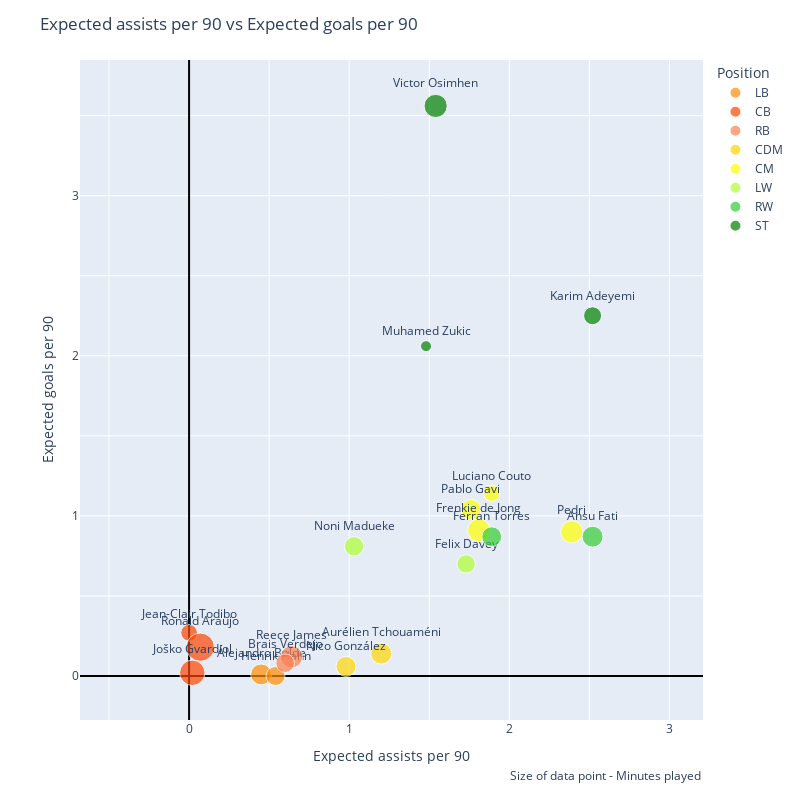
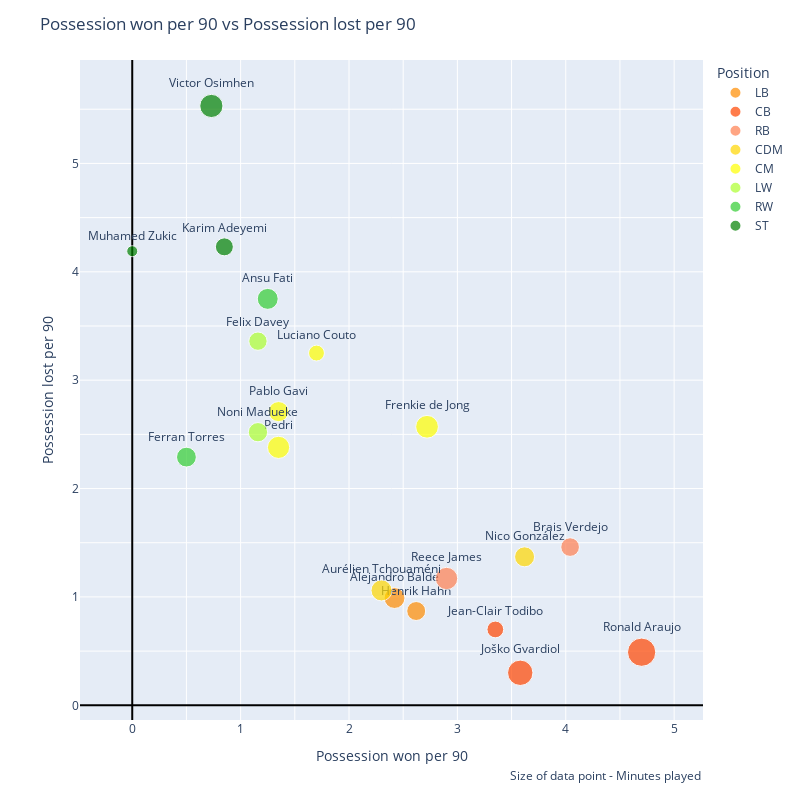
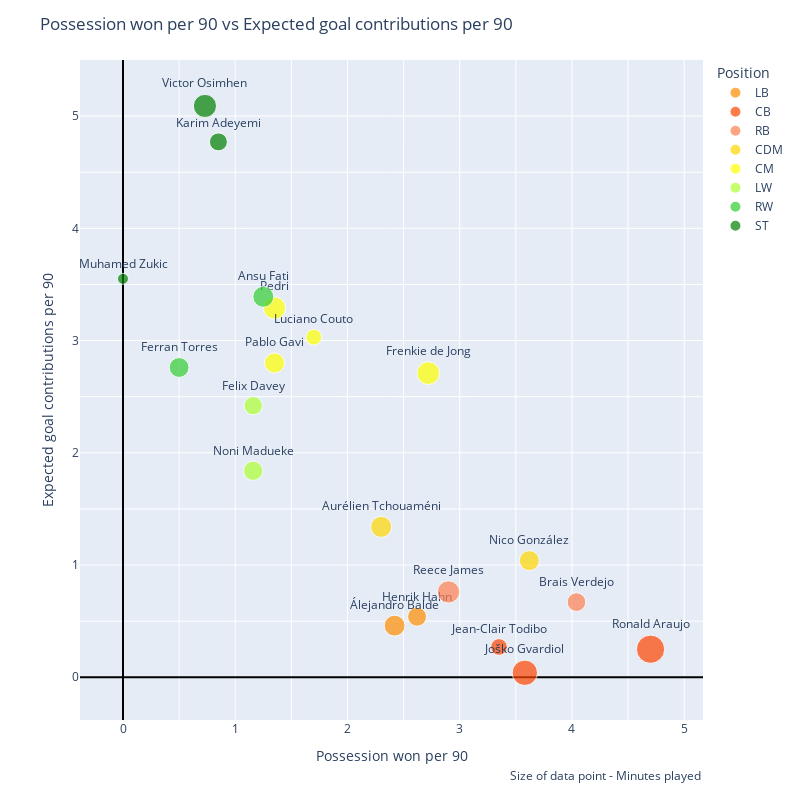

Notebook source saved alongside these figures, in order:
### Code cell
scatter_chart('xAp90', 'xGp90')
scatter_chart('PossessionWonp90', 'PossessionLostp90')
scatter_chart('PossessionWonp90', 'xGCp90')

### Figure 1 — Plotly figure (JSON) as saved in the notebook; plotly's stock layout.template omitted (floating-point values rounded to 4 significant figures)
{"data": [{"customdata": [["Álejandro Balde"], ["Henrik Hahn"]], "hovertemplate": "Position=LB<br>Expected assists per 90=%{x}<br>Expected goals per 90=%{y}<br>Minutes played=%{marker.size}<br>Name=%{customdata[0]}<extra></extra>", "legendgroup": "LB", "marker": {"color": "darkorange", "size": [1004, 826], "sizemode": "area", "sizeref": 4.6, "symbol": "circle"}, "mode": "markers+text", "name": "LB", "orientation": "v", "showlegend": true, "text": ["Álejandro Balde", "Henrik Hahn"], "textposition": "top center", "type": "scatter", "x": [0.45, 0.54], "xaxis": "x", "y": [0.01, 0], "yaxis": "y"}, {"customdata": [["Jean-Clair Todibo"], ["Joško Gvardiol"], ["Ronald Araujo"]], "hovertemplate": "Position=CB<br>Expected assists per 90=%{x}<br>Expected goals per 90=%{y}<br>Minutes played=%{marker.size}<br>Name=%{customdata[0]}<extra></extra>", "legendgroup": "CB", "marker": {"color": "orangered", "size": [645, 1484, 1840], "sizemode": "area", "sizeref": 4.6, "symbol": "circle"}, "mode": "markers+text", "name": "CB", "orientation": "v", "showlegend": true, "text": ["Jean-Clair Todibo", "Joško Gvardiol", "Ronald Araujo"], "textposition": "top center", "type": "scatter", "x": [0, 0.02, 0.07], "xaxis": "x", "y": [0.27, 0.02, 0.18], "yaxis": "y"}, {"customdata": [["Reece James"], ["Brais Verdejo"]], "hovertemplate": "Position=RB<br>Expected assists per 90=%{x}<br>Expected goals per 90=%{y}<br>Minutes played=%{marker.size}<br>Name=%{customdata[0]}<extra></extra>", "legendgroup": "RB", "marker": {"color": "coral", "size": [1149, 801], "sizemode": "area", "sizeref": 4.6, "symbol": "circle"}, "mode": "markers+text", "name": "RB", "orientation": "v", "showlegend": true, "text": ["Reece James", "Brais Verdejo"], "textposition": "top center", "type": "scatter", "x": [0.64, 0.6], "xaxis": "x", "y": [0.12, 0.08], "yaxis": "y"}, {"customdata": [["Aurélien Tchouaméni"], ["Nico González"]], "hovertemplate": "Position=CDM<br>Expected assists per 90=%{x}<br>Expected goals per 90=%{y}<br>Minutes played=%{marker.size}<br>Name=%{customdata[0]}<extra></extra>", "legendgroup": "CDM", "marker": {"color": "gold", "size": [1018, 920], "sizemode": "area", "sizeref": 4.6, "symbol": "circle"}, "mode": "markers+text", "name": "CDM", "orientation": "v", "showlegend": true, "text": ["Aurélien Tchouaméni", "Nico González"], "textposition": "top center", "type": "scatter", "x": [1.2, 0.98], "xaxis": "x", "y": [0.14, 0.06], "yaxis": "y"}, {"customdata": [["Luciano Couto"], ["Pablo Gavi"], ["Pedri"], ["Frenkie de Jong"]], "hovertemplate": "Position=CM<br>Expected assists per 90=%{x}<br>Expected goals per 90=%{y}<br>Minutes played=%{marker.size}<br>Name=%{customdata[0]}<extra></extra>", "legendgroup": "CM", "marker": {"color": "yellow", "size": [582, 930, 1135, 1191], "sizemode": "area", "sizeref": 4.6, "symbol": "circle"}, "mode": "markers+text", "name": "CM", "orientation": "v", "showlegend": true, "text": ["Luciano Couto", "Pablo Gavi", "Pedri", "Frenkie de Jong"], "textposition": "top center", "type": "scatter", "x": [1.89, 1.76, 2.39, 1.81], "xaxis": "x", "y": [1.14, 1.04, 0.9, 0.91], "yaxis": "y"}, {"customdata": [["Felix Davey"], ["Noni Madueke"]], "hovertemplate": "Position=LW<br>Expected assists per 90=%{x}<br>Expected goals per 90=%{y}<br>Minutes played=%{marker.size}<br>Name=%{customdata[0]}<extra></extra>", "legendgroup": "LW", "marker": {"color": "greenyellow", "size": [776, 857], "sizemode": "area", "sizeref": 4.6, "symbol": "circle"}, "mode": "markers+text", "name": "LW", "orientation": "v", "showlegend": true, "text": ["Felix Davey", "Noni Madueke"], "textposition": "top center", "type": "scatter", "x": [1.73, 1.03], "xaxis": "x", "y": [0.7, 0.81], "yaxis": "y"}, {"customdata": [["Ansu Fati"], ["Ferran Torres"]], "hovertemplate": "Position=RW<br>Expected assists per 90=%{x}<br>Expected goals per 90=%{y}<br>Minutes played=%{marker.size}<br>Name=%{customdata[0]}<extra></extra>", "legendgroup": "RW", "marker": {"color": "limegreen", "size": [1009, 904], "sizemode": "area", "sizeref": 4.6, "symbol": "circle"}, "mode": "markers+text", "name": "RW", "orientation": "v", "showlegend": true, "text": ["Ansu Fati", "Ferran Torres"], "textposition": "top center", "type": "scatter", "x": [2.52, 1.89], "xaxis": "x", "y": [0.87, 0.87], "yaxis": "y"}, {"customdata": [["Muhamed Zukic"], ["Karim Adeyemi"], ["Victor Osimhen"]], "hovertemplate": "Position=ST<br>Expected assists per 90=%{x}<br>Expected goals per 90=%{y}<br>Minutes played=%{marker.size}<br>Name=%{customdata[0]}<extra></extra>", "legendgroup": "ST", "marker": {"color": "green", "size": [279, 744, 1237], "sizemode": "area", "sizeref": 4.6, "symbol": "circle"}, "mode": "markers+text", "name": "ST", "orientation": "v", "showlegend": true, "text": ["Muhamed Zukic", "Karim Adeyemi", "Victor Osimhen"], "textposition": "top center", "type": "scatter", "x": [1.48, 2.52, 1.54], "xaxis": "x", "y": [2.06, 2.25, 3.56], "yaxis": "y"}], "layout": {"annotations": [{"showarrow": false, "text": "Size of data point - Minutes played", "x": 1, "xanchor": "right", "xref": "paper", "xshift": 0, "y": -0.1, "yanchor": "auto", "yref": "paper", "yshift": 0}], "height": 800, "legend": {"itemsizing": "constant", "title": {"text": "Position"}, "tracegroupgap": 0}, "margin": {"t": 60}, "title": {"text": "Expected assists per 90 vs Expected goals per 90"}, "width": 800, "xaxis": {"anchor": "y", "domain": [0, 1], "dtick": 0.5, "scaleanchor": "y", "scaleratio": 1, "tick0": 0, "ticklabelstep": 2, "title": {"text": "Expected assists per 90"}, "zeroline": true, "zerolinecolor": "Black", "zerolinewidth": 2}, "yaxis": {"anchor": "x", "domain": [0, 1], "dtick": 0.5, "scaleanchor": "x", "scaleratio": 1, "tick0": 0, "ticklabelstep": 2, "title": {"text": "Expected goals per 90"}, "zeroline": true, "zerolinecolor": "Black", "zerolinewidth": 2}}}

### Figure 2 — Plotly figure (JSON) as saved in the notebook; plotly's stock layout.template omitted (floating-point values rounded to 4 significant figures)
{"data": [{"customdata": [["Álejandro Balde"], ["Henrik Hahn"]], "hovertemplate": "Position=LB<br>Possession won per 90=%{x}<br>Possession lost per 90=%{y}<br>Minutes played=%{marker.size}<br>Name=%{customdata[0]}<extra></extra>", "legendgroup": "LB", "marker": {"color": "darkorange", "size": [1004, 826], "sizemode": "area", "sizeref": 4.6, "symbol": "circle"}, "mode": "markers+text", "name": "LB", "orientation": "v", "showlegend": true, "text": ["Álejandro Balde", "Henrik Hahn"], "textposition": "top center", "type": "scatter", "x": [2.42, 2.62], "xaxis": "x", "y": [0.99, 0.87], "yaxis": "y"}, {"customdata": [["Jean-Clair Todibo"], ["Joško Gvardiol"], ["Ronald Araujo"]], "hovertemplate": "Position=CB<br>Possession won per 90=%{x}<br>Possession lost per 90=%{y}<br>Minutes played=%{marker.size}<br>Name=%{customdata[0]}<extra></extra>", "legendgroup": "CB", "marker": {"color": "orangered", "size": [645, 1484, 1840], "sizemode": "area", "sizeref": 4.6, "symbol": "circle"}, "mode": "markers+text", "name": "CB", "orientation": "v", "showlegend": true, "text": ["Jean-Clair Todibo", "Joško Gvardiol", "Ronald Araujo"], "textposition": "top center", "type": "scatter", "x": [3.35, 3.58, 4.7], "xaxis": "x", "y": [0.7, 0.3, 0.49], "yaxis": "y"}, {"customdata": [["Reece James"], ["Brais Verdejo"]], "hovertemplate": "Position=RB<br>Possession won per 90=%{x}<br>Possession lost per 90=%{y}<br>Minutes played=%{marker.size}<br>Name=%{customdata[0]}<extra></extra>", "legendgroup": "RB", "marker": {"color": "coral", "size": [1149, 801], "sizemode": "area", "sizeref": 4.6, "symbol": "circle"}, "mode": "markers+text", "name": "RB", "orientation": "v", "showlegend": true, "text": ["Reece James", "Brais Verdejo"], "textposition": "top center", "type": "scatter", "x": [2.9, 4.04], "xaxis": "x", "y": [1.17, 1.46], "yaxis": "y"}, {"customdata": [["Aurélien Tchouaméni"], ["Nico González"]], "hovertemplate": "Position=CDM<br>Possession won per 90=%{x}<br>Possession lost per 90=%{y}<br>Minutes played=%{marker.size}<br>Name=%{customdata[0]}<extra></extra>", "legendgroup": "CDM", "marker": {"color": "gold", "size": [1018, 920], "sizemode": "area", "sizeref": 4.6, "symbol": "circle"}, "mode": "markers+text", "name": "CDM", "orientation": "v", "showlegend": true, "text": ["Aurélien Tchouaméni", "Nico González"], "textposition": "top center", "type": "scatter", "x": [2.3, 3.62], "xaxis": "x", "y": [1.06, 1.37], "yaxis": "y"}, {"customdata": [["Luciano Couto"], ["Pablo Gavi"], ["Pedri"], ["Frenkie de Jong"]], "hovertemplate": "Position=CM<br>Possession won per 90=%{x}<br>Possession lost per 90=%{y}<br>Minutes played=%{marker.size}<br>Name=%{customdata[0]}<extra></extra>", "legendgroup": "CM", "marker": {"color": "yellow", "size": [582, 930, 1135, 1191], "sizemode": "area", "sizeref": 4.6, "symbol": "circle"}, "mode": "markers+text", "name": "CM", "orientation": "v", "showlegend": true, "text": ["Luciano Couto", "Pablo Gavi", "Pedri", "Frenkie de Jong"], "textposition": "top center", "type": "scatter", "x": [1.7, 1.35, 1.35, 2.72], "xaxis": "x", "y": [3.25, 2.71, 2.38, 2.57], "yaxis": "y"}, {"customdata": [["Felix Davey"], ["Noni Madueke"]], "hovertemplate": "Position=LW<br>Possession won per 90=%{x}<br>Possession lost per 90=%{y}<br>Minutes played=%{marker.size}<br>Name=%{customdata[0]}<extra></extra>", "legendgroup": "LW", "marker": {"color": "greenyellow", "size": [776, 857], "sizemode": "area", "sizeref": 4.6, "symbol": "circle"}, "mode": "markers+text", "name": "LW", "orientation": "v", "showlegend": true, "text": ["Felix Davey", "Noni Madueke"], "textposition": "top center", "type": "scatter", "x": [1.16, 1.16], "xaxis": "x", "y": [3.36, 2.52], "yaxis": "y"}, {"customdata": [["Ansu Fati"], ["Ferran Torres"]], "hovertemplate": "Position=RW<br>Possession won per 90=%{x}<br>Possession lost per 90=%{y}<br>Minutes played=%{marker.size}<br>Name=%{customdata[0]}<extra></extra>", "legendgroup": "RW", "marker": {"color": "limegreen", "size": [1009, 904], "sizemode": "area", "sizeref": 4.6, "symbol": "circle"}, "mode": "markers+text", "name": "RW", "orientation": "v", "showlegend": true, "text": ["Ansu Fati", "Ferran Torres"], "textposition": "top center", "type": "scatter", "x": [1.25, 0.5], "xaxis": "x", "y": [3.75, 2.29], "yaxis": "y"}, {"customdata": [["Muhamed Zukic"], ["Karim Adeyemi"], ["Victor Osimhen"]], "hovertemplate": "Position=ST<br>Possession won per 90=%{x}<br>Possession lost per 90=%{y}<br>Minutes played=%{marker.size}<br>Name=%{customdata[0]}<extra></extra>", "legendgroup": "ST", "marker": {"color": "green", "size": [279, 744, 1237], "sizemode": "area", "sizeref": 4.6, "symbol": "circle"}, "mode": "markers+text", "name": "ST", "orientation": "v", "showlegend": true, "text": ["Muhamed Zukic", "Karim Adeyemi", "Victor Osimhen"], "textposition": "top center", "type": "scatter", "x": [0, 0.85, 0.73], "xaxis": "x", "y": [4.19, 4.23, 5.53], "yaxis": "y"}], "layout": {"annotations": [{"showarrow": false, "text": "Size of data point - Minutes played", "x": 1, "xanchor": "right", "xref": "paper", "xshift": 0, "y": -0.1, "yanchor": "auto", "yref": "paper", "yshift": 0}], "height": 800, "legend": {"itemsizing": "constant", "title": {"text": "Position"}, "tracegroupgap": 0}, "margin": {"t": 60}, "title": {"text": "Possession won per 90 vs Possession lost per 90"}, "width": 800, "xaxis": {"anchor": "y", "domain": [0, 1], "dtick": 0.5, "scaleanchor": "y", "scaleratio": 1, "tick0": 0, "ticklabelstep": 2, "title": {"text": "Possession won per 90"}, "zeroline": true, "zerolinecolor": "Black", "zerolinewidth": 2}, "yaxis": {"anchor": "x", "domain": [0, 1], "dtick": 0.5, "scaleanchor": "x", "scaleratio": 1, "tick0": 0, "ticklabelstep": 2, "title": {"text": "Possession lost per 90"}, "zeroline": true, "zerolinecolor": "Black", "zerolinewidth": 2}}}

### Figure 3 — Plotly figure (JSON) as saved in the notebook; plotly's stock layout.template omitted (floating-point values rounded to 4 significant figures)
{"data": [{"customdata": [["Álejandro Balde"], ["Henrik Hahn"]], "hovertemplate": "Position=LB<br>Possession won per 90=%{x}<br>Expected goal contributions per 90=%{y}<br>Minutes played=%{marker.size}<br>Name=%{customdata[0]}<extra></extra>", "legendgroup": "LB", "marker": {"color": "darkorange", "size": [1004, 826], "sizemode": "area", "sizeref": 4.6, "symbol": "circle"}, "mode": "markers+text", "name": "LB", "orientation": "v", "showlegend": true, "text": ["Álejandro Balde", "Henrik Hahn"], "textposition": "top center", "type": "scatter", "x": [2.42, 2.62], "xaxis": "x", "y": [0.46, 0.54], "yaxis": "y"}, {"customdata": [["Jean-Clair Todibo"], ["Joško Gvardiol"], ["Ronald Araujo"]], "hovertemplate": "Position=CB<br>Possession won per 90=%{x}<br>Expected goal contributions per 90=%{y}<br>Minutes played=%{marker.size}<br>Name=%{customdata[0]}<extra></extra>", "legendgroup": "CB", "marker": {"color": "orangered", "size": [645, 1484, 1840], "sizemode": "area", "sizeref": 4.6, "symbol": "circle"}, "mode": "markers+text", "name": "CB", "orientation": "v", "showlegend": true, "text": ["Jean-Clair Todibo", "Joško Gvardiol", "Ronald Araujo"], "textposition": "top center", "type": "scatter", "x": [3.35, 3.58, 4.7], "xaxis": "x", "y": [0.27, 0.04, 0.25], "yaxis": "y"}, {"customdata": [["Reece James"], ["Brais Verdejo"]], "hovertemplate": "Position=RB<br>Possession won per 90=%{x}<br>Expected goal contributions per 90=%{y}<br>Minutes played=%{marker.size}<br>Name=%{customdata[0]}<extra></extra>", "legendgroup": "RB", "marker": {"color": "coral", "size": [1149, 801], "sizemode": "area", "sizeref": 4.6, "symbol": "circle"}, "mode": "markers+text", "name": "RB", "orientation": "v", "showlegend": true, "text": ["Reece James", "Brais Verdejo"], "textposition": "top center", "type": "scatter", "x": [2.9, 4.04], "xaxis": "x", "y": [0.76, 0.67], "yaxis": "y"}, {"customdata": [["Aurélien Tchouaméni"], ["Nico González"]], "hovertemplate": "Position=CDM<br>Possession won per 90=%{x}<br>Expected goal contributions per 90=%{y}<br>Minutes played=%{marker.size}<br>Name=%{customdata[0]}<extra></extra>", "legendgroup": "CDM", "marker": {"color": "gold", "size": [1018, 920], "sizemode": "area", "sizeref": 4.6, "symbol": "circle"}, "mode": "markers+text", "name": "CDM", "orientation": "v", "showlegend": true, "text": ["Aurélien Tchouaméni", "Nico González"], "textposition": "top center", "type": "scatter", "x": [2.3, 3.62], "xaxis": "x", "y": [1.34, 1.04], "yaxis": "y"}, {"customdata": [["Luciano Couto"], ["Pablo Gavi"], ["Pedri"], ["Frenkie de Jong"]], "hovertemplate": "Position=CM<br>Possession won per 90=%{x}<br>Expected goal contributions per 90=%{y}<br>Minutes played=%{marker.size}<br>Name=%{customdata[0]}<extra></extra>", "legendgroup": "CM", "marker": {"color": "yellow", "size": [582, 930, 1135, 1191], "sizemode": "area", "sizeref": 4.6, "symbol": "circle"}, "mode": "markers+text", "name": "CM", "orientation": "v", "showlegend": true, "text": ["Luciano Couto", "Pablo Gavi", "Pedri", "Frenkie de Jong"], "textposition": "top center", "type": "scatter", "x": [1.7, 1.35, 1.35, 2.72], "xaxis": "x", "y": [3.03, 2.8, 3.29, 2.71], "yaxis": "y"}, {"customdata": [["Felix Davey"], ["Noni Madueke"]], "hovertemplate": "Position=LW<br>Possession won per 90=%{x}<br>Expected goal contributions per 90=%{y}<br>Minutes played=%{marker.size}<br>Name=%{customdata[0]}<extra></extra>", "legendgroup": "LW", "marker": {"color": "greenyellow", "size": [776, 857], "sizemode": "area", "sizeref": 4.6, "symbol": "circle"}, "mode": "markers+text", "name": "LW", "orientation": "v", "showlegend": true, "text": ["Felix Davey", "Noni Madueke"], "textposition": "top center", "type": "scatter", "x": [1.16, 1.16], "xaxis": "x", "y": [2.42, 1.84], "yaxis": "y"}, {"customdata": [["Ansu Fati"], ["Ferran Torres"]], "hovertemplate": "Position=RW<br>Possession won per 90=%{x}<br>Expected goal contributions per 90=%{y}<br>Minutes played=%{marker.size}<br>Name=%{customdata[0]}<extra></extra>", "legendgroup": "RW", "marker": {"color": "limegreen", "size": [1009, 904], "sizemode": "area", "sizeref": 4.6, "symbol": "circle"}, "mode": "markers+text", "name": "RW", "orientation": "v", "showlegend": true, "text": ["Ansu Fati", "Ferran Torres"], "textposition": "top center", "type": "scatter", "x": [1.25, 0.5], "xaxis": "x", "y": [3.39, 2.76], "yaxis": "y"}, {"customdata": [["Muhamed Zukic"], ["Karim Adeyemi"], ["Victor Osimhen"]], "hovertemplate": "Position=ST<br>Possession won per 90=%{x}<br>Expected goal contributions per 90=%{y}<br>Minutes played=%{marker.size}<br>Name=%{customdata[0]}<extra></extra>", "legendgroup": "ST", "marker": {"color": "green", "size": [279, 744, 1237], "sizemode": "area", "sizeref": 4.6, "symbol": "circle"}, "mode": "markers+text", "name": "ST", "orientation": "v", "showlegend": true, "text": ["Muhamed Zukic", "Karim Adeyemi", "Victor Osimhen"], "textposition": "top center", "type": "scatter", "x": [0, 0.85, 0.73], "xaxis": "x", "y": [3.55, 4.77, 5.09], "yaxis": "y"}], "layout": {"annotations": [{"showarrow": false, "text": "Size of data point - Minutes played", "x": 1, "xanchor": "right", "xref": "paper", "xshift": 0, "y": -0.1, "yanchor": "auto", "yref": "paper", "yshift": 0}], "height": 800, "legend": {"itemsizing": "constant", "title": {"text": "Position"}, "tracegroupgap": 0}, "margin": {"t": 60}, "title": {"text": "Possession won per 90 vs Expected goal contributions per 90"}, "width": 800, "xaxis": {"anchor": "y", "domain": [0, 1], "dtick": 0.5, "scaleanchor": "y", "scaleratio": 1, "tick0": 0, "ticklabelstep": 2, "title": {"text": "Possession won per 90"}, "zeroline": true, "zerolinecolor": "Black", "zerolinewidth": 2}, "yaxis": {"anchor": "x", "domain": [0, 1], "dtick": 0.5, "scaleanchor": "x", "scaleratio": 1, "tick0": 0, "ticklabelstep": 2, "title": {"text": "Expected goal contributions per 90"}, "zeroline": true, "zerolinecolor": "Black", "zerolinewidth": 2}}}
